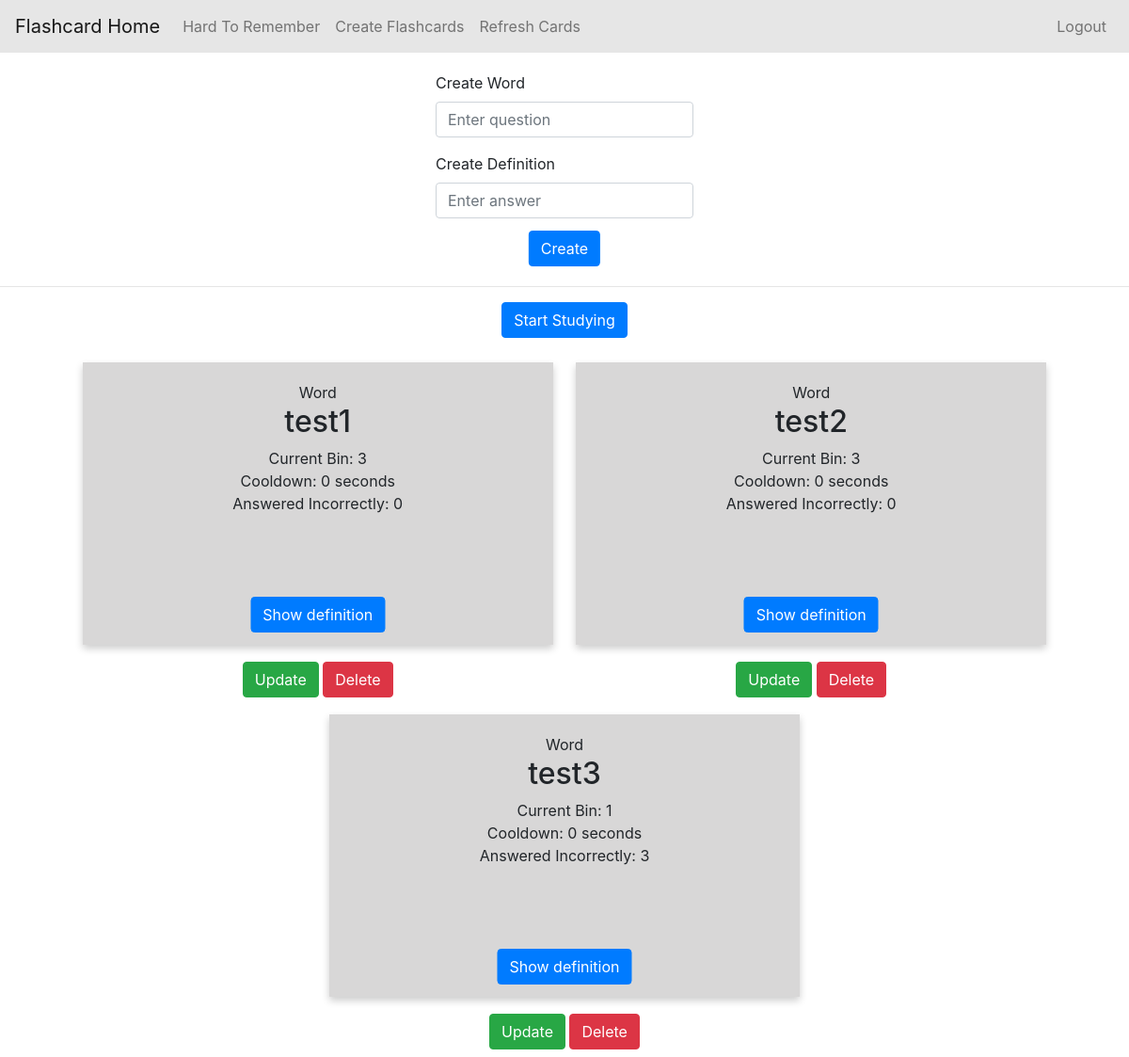
Before: /card_admin (signed in) with the older database file.
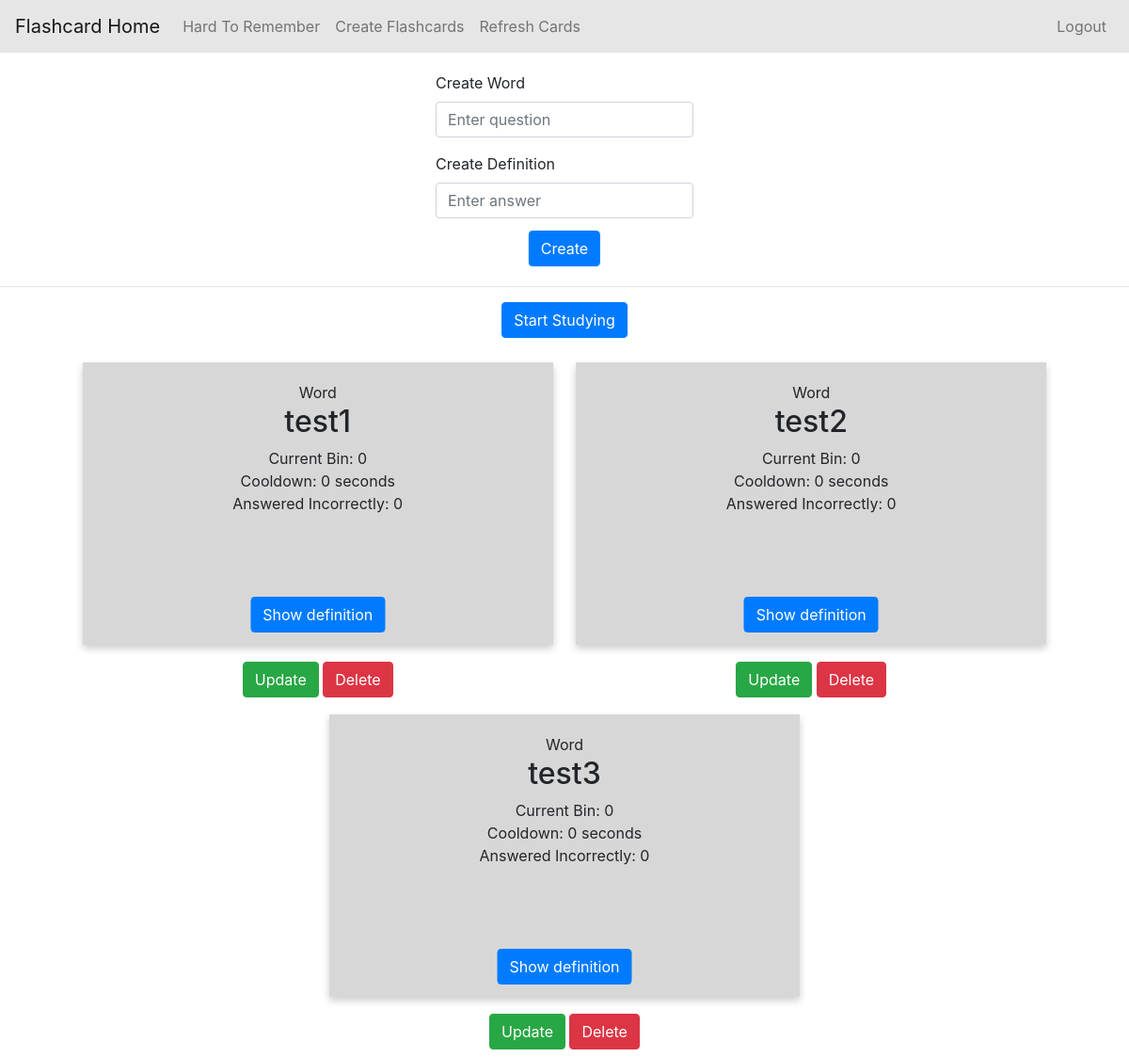
After: the same page with the newer database file.
### flash/models.py (models this page shows)
class Flashcard(models.Model):
    question = models.CharField(max_length=200)
    answer = models.CharField(max_length=200)
    hard_to_remember = models.IntegerField(default=0)
    time_cooldown = models.IntegerField(default=0)
    current_bin = models.CharField(max_length=200, default='0')
    last_bin_change = models.DateTimeField(default='2000-01-01 00:00:00.000000+00:00')
    user_id = models.ForeignKey(User, on_delete=models.CASCADE)

### flash/views.py (the view)
# urls.py: path('card_admin', views.card_admin, name='card-admin'),
def card_admin(request):
    if not request.user.is_authenticated:
        return redirect('login')
    updateTimes(request.user)
    flashcards = Flashcard.objects.filter(user_id=request.user)
    context = {
        'flashcards': flashcards
    }
    return render(request, 'flash/card_admin.html', context)

### flash/views.py (called while the page is built)
def updateTimes(user):
    flashcards = Flashcard.objects.filter(user_id=user)
    current_time = datetime.now(timezone.utc)
    print(f'Current time: {current_time}')
    for flashcard in flashcards:
        time_passed = current_time - flashcard.last_bin_change
        print('time_passed: ' + str(time_passed))
        cooldown_in_seconds = timespan[flashcard.current_bin] - time_passed.total_seconds()
        if cooldown_in_seconds < 0:
            cooldown_in_seconds = 0
        flashcard.time_cooldown = cooldown_in_seconds
        flashcard.save()
    return

### flash/templates/flash/card_admin.html (shortened to what this page needs)
{% extends 'flash/base.html' %}
{% block content %}
    <div class="form">
        <form>
            <div class="form-group">
                <label for="question">Create Word</label>
                <input type="text" class="form-control" id="question" placeholder="Enter question">
            </div>
            <div class="form-group">
                <label for="answer">Create Definition</label>
                <input type="text" class="form-control" id="answer" placeholder="Enter answer">
            </div>
            <div class="container-c">
                <div class="center mt-3">
                    <button class="btn btn-primary" onClick="create();">Create</button>
                </div>
            </div>
        </form>
    </div><br>
    <hr>
    {% if flashcards|length > 0%}
    <div style="text-align:center;" class="mt-3 mb-3">
        <button class="btn btn-primary" onClick="location.href='{% url 'flash-card-home' %}'">Start Studying</button>
    </div>
    {% endif%}
    <div style="text-align: center;">
        {% for card in flashcards %}
            <div style="display: inline-block !important;">
                <div class="flip-card d-flex justify-content-center align-items-center">
                    <div class="flip-card-inner " style="align-items:center">
                        <div class="flip-card-front">
                            <p>Word</p>
                            <h2 id="question">{{ card.question}}</h2>
                            <button class="btn btn-primary mb-2 definition-btn">Show definition</button>
                            <p>Current Bin: {{card.current_bin}}</p>
                            <p>Cooldown: {{ card.time_cooldown }} seconds</p>
                            <p>Answered Incorrectly: {{ card.hard_to_remember }}</p>
                        </div>
                        <div class="flip-card-back">
                            <p>Definition</p>
                            <h2 id="answer">{{ card.answer }}</h2>
                        </div>
                    </div>
                </div>
                <button class="btn btn-success mt-2 mb-2" onClick="update({{card.pk}});" style="text-align:center;max-width:200px;">Update</button>
                <button class="btn btn-danger mb-2 mt-2" onClick="del({{card.pk}});">Delete</button>
            </div>
        {% endfor %}
    </div>
{%endblock%}

Changed rows visible on the page:
changed Flashcard "test1": current_bin "3" → "0"
changed Flashcard "test2": current_bin "3" → "0"
changed Flashcard "test3": current_bin "1" → "0"; hard_to_remember "3" → "0"
